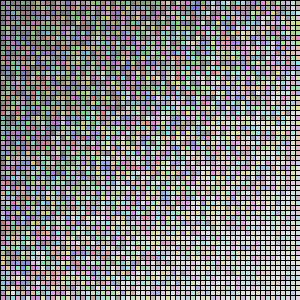
Frame 1 (no input)
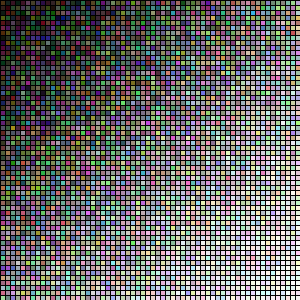
Frame 60 (the mouse pressed at the canvas centre just before this capture)
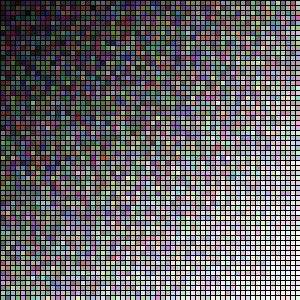
Frame 120 (the mouse held since frame 60 and released just before this capture)

The Processing sketch that drew these frames (run headless with seeded random() and noise(); from frame 60 on, the mouse is pressed at the canvas centre):

// Processing sketch: processing_3586
// ── processing_3586.pde

int px = 5;
int c, r;
float e, f, g, s, t;
void setup(){
  size(300, 300);
  frameRate(30);
  c = width/px;
  r = height/px;
}
void draw(){
  t = hour()+minute()+second();
  for(int i=0; i<c;i++){
  for(int j=0;j<r;j++){
     int x=i*px;
     int y=j*px;
     e = x/2+y/2+random(255)-t;
     f = x/2+y/2+random(255)-t;
     g = x/2+y/2+random(255)-t;
     fill(e, f, g,100);
     rect(x,y,px,px);
  }
 }
}
